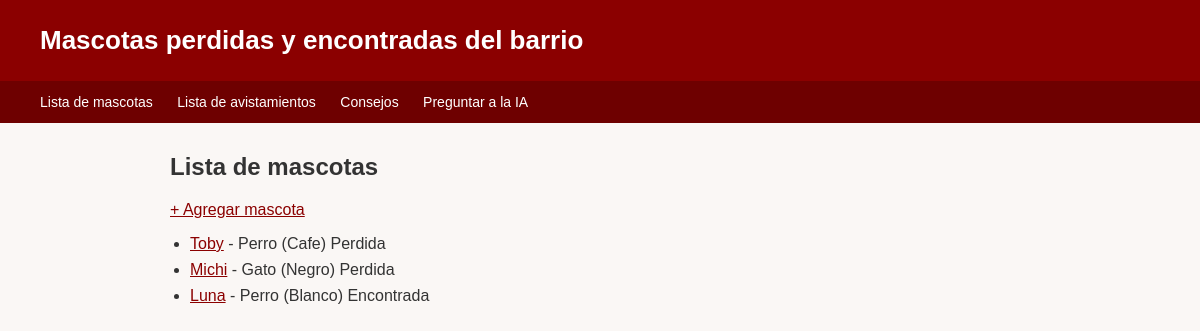
Before: / with the older database file.
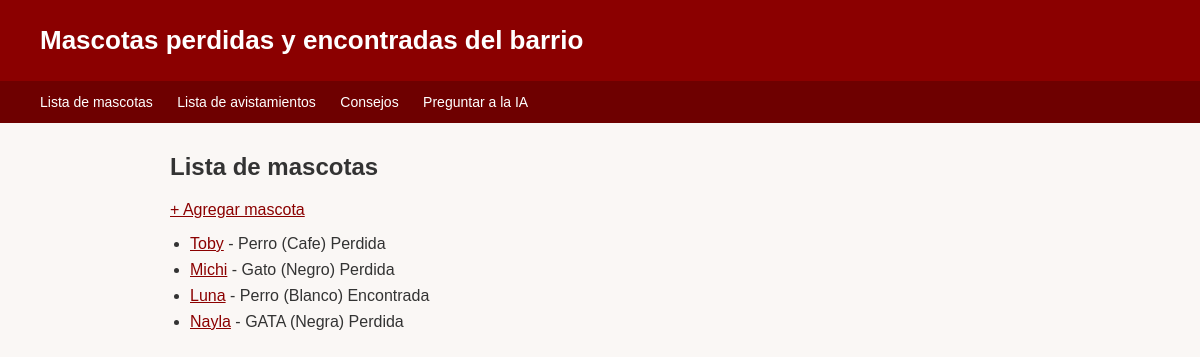
After: the same page with the newer database file.
### mascotas/models.py (models this page shows, shortened)
class Mascota(models.Model):
    ESTADOS = [
        ('perdida', 'Perdida'),
        ('encontrada', 'Encontrada'),
    ]
    nombre = models.CharField(max_length=100)
    especie = models.CharField(max_length=50)
    color = models.CharField(max_length=50)
    descripcion = models.TextField()
    estado = models.CharField(max_length=20, choices=ESTADOS, default='perdida')

### mascotas/views.py (the view)
# urls.py: path('', views.lista_mascotas, name='lista_mascotas'),
def lista_mascotas(request):
    mascotas = Mascota.objects.all()
    return render(request, 'mascotas/lista.html', {'mascotas': mascotas})

### mascotas/templates/mascotas/lista.html
{% extends 'base.html' %}
{% block contenido %}
<h2>Lista de mascotas</h2>
<p><a href="{% url 'mascotas:crear_mascota' %}">+ Agregar mascota</a></p>
<ul>
    {% for mascota in mascotas %}
        <li>
            <a href="{% url 'mascotas:detalle_mascota' mascota.id %}">{{ mascota.nombre }}</a>
            - {{ mascota.especie }} ({{ mascota.color }})
            {% if mascota.estado == 'perdida' %}
                 Perdida
            {% else %}
                 Encontrada
            {% endif %}
        </li>
    {% empty %}
        <li>No hay mascotas registradas todavia.</li>
    {% endfor %}
</ul>
{% endblock %}

### templates/base.html (shortened to what this page needs)
<!DOCTYPE html>
<html lang="es">
<head>
</head>
<body>
    <header>
        <h1>Mascotas perdidas y encontradas del barrio</h1>
    </header>
    <nav>
        <a href="{% url 'mascotas:lista_mascotas' %}">Lista de mascotas</a>
        <a href="{% url 'avistamientos:lista_avistamientos' %}">Lista de avistamientos</a>
        <a href="{% url 'mascotas:consejos_mascotas' %}">Consejos</a>
        <a href="{% url 'mascotas:preguntar_ia' %}">Preguntar a la IA</a>
    </nav>
    <main>
        {% block contenido %}
        {% endblock %}
    </main>
</body>
</html>

### templates/base.html (style rules this page uses)
* { box-sizing: border-box; }
body { font-family: Arial, sans-serif; margin: 0; background-color: #faf7f5; color: #333; }
header { background-color: #8b0000; padding: 25px 40px; }
header h1 { color: white; margin: 0; font-size: 26px; }
nav { background-color: #6e0000; padding: 12px 40px; }
nav a { color: white; text-decoration: none; margin-right: 20px; font-size: 14px; }
main { max-width: 900px; margin: 30px auto; padding: 0 20px; }
a { color: #8b0000; }
ul { padding-left: 20px; }
li { margin-bottom: 8px; }

Changed rows visible on the page:
added Mascota: nombre "Nayla", especie "GATA", color "Negra", estado "Perdida"
